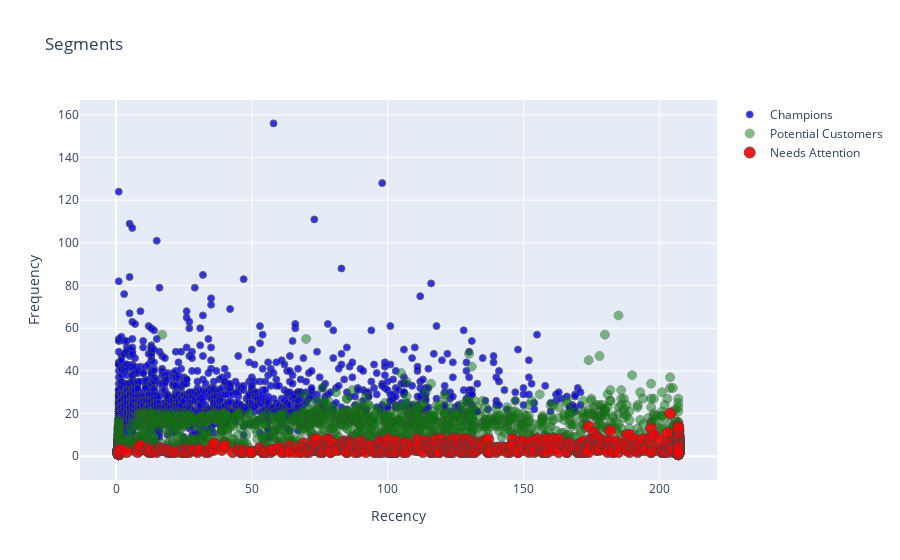
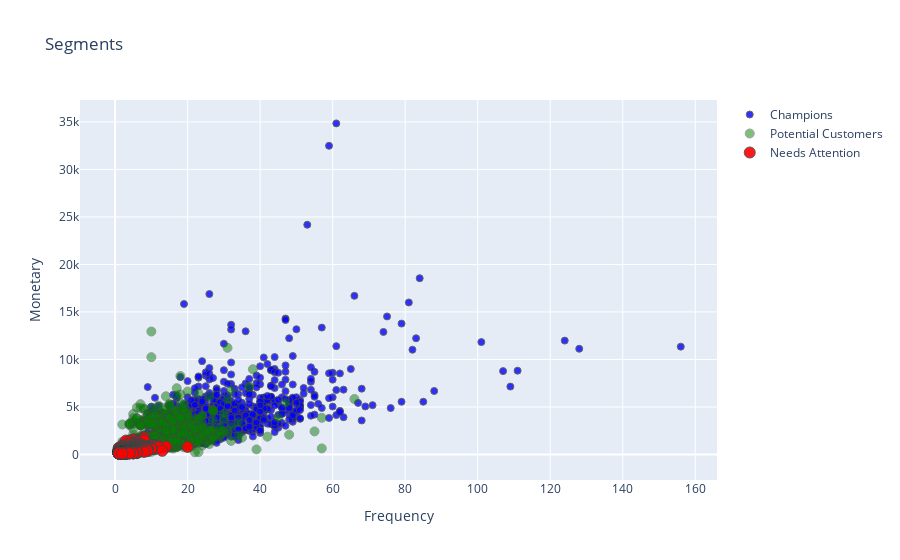
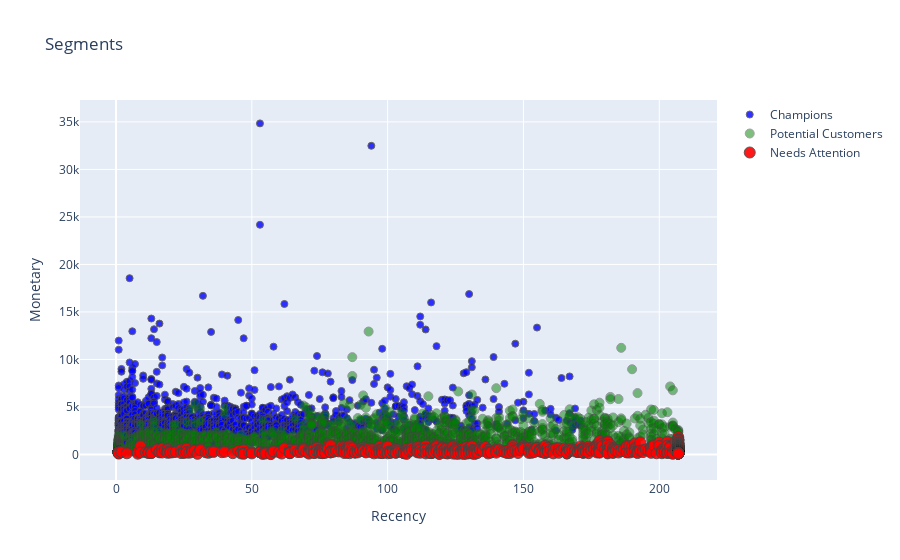

The notebook cell saved with these charts, in order:
### Markdown cell above
## Plotting the scatter plot to see the combined spread of categories

### Code cell
#Recency Vs Frequency

# Champions
plot1 = [
    gobj.Scatter(
        x=RFM.query("RFM_Loyalty_Level == 'Champions'")['Recency'],
        y=RFM.query("RFM_Loyalty_Level == 'Champions'")['Frequency'],
        mode='markers',
        name='Champions',
        marker= dict(size= 7,
            line= dict(width=1),
            color= 'blue',
            opacity= 0.8
           )
    ),
        gobj.Scatter(
        x=RFM.query("RFM_Loyalty_Level == 'Potential Customers'")['Recency'],
        y=RFM.query("RFM_Loyalty_Level == 'Potential Customers'")['Frequency'],
        mode='markers',
        name='Potential Customers',
        marker= dict(size= 9,
            line= dict(width=1),
            color= 'green',
            opacity= 0.5
           )
    ),
        gobj.Scatter(
        x=RFM.query("RFM_Loyalty_Level == 'Needs Attention'")['Recency'],
        y=RFM.query("RFM_Loyalty_Level == 'Needs Attention'")['Frequency'],
        mode='markers',
        name='Needs Attention',
        marker= dict(size= 11,
            line= dict(width=1),
            color= 'red',
            opacity= 0.9
           )
    ),
    
]

plot_layout = gobj.Layout(
        yaxis= {'title': "Frequency"},
        xaxis= {'title': "Recency"},
        title='Segments'
    )
fig = gobj.Figure(data=plot1, layout=plot_layout)
po.iplot(fig)

#Frequency Vs Monetary

plot2 = [
    gobj.Scatter(
        x=RFM.query("RFM_Loyalty_Level == 'Champions'")['Frequency'],
        y=RFM.query("RFM_Loyalty_Level == 'Champions'")['Monetary'],
        mode='markers',
        name='Champions',
        marker= dict(size= 7,
            line= dict(width=1),
            color= 'blue',
            opacity= 0.8
           )
    ),
        gobj.Scatter(
        x=RFM.query("RFM_Loyalty_Level == 'Potential Customers'")['Frequency'],
        y=RFM.query("RFM_Loyalty_Level == 'Potential Customers'")['Monetary'],
        mode='markers',
        name='Potential Customers',
        marker= dict(size= 9,
            line= dict(width=1),
            color= 'green',
            opacity= 0.5
           )
    ),
        gobj.Scatter(
        x=RFM.query("RFM_Loyalty_Level == 'Needs Attention'")['Frequency'],
        y=RFM.query("RFM_Loyalty_Level == 'Needs Attention'")['Monetary'],
        mode='markers',
        name='Needs Attention',
        marker= dict(size= 11,
            line= dict(width=1),
            color= 'red',
            opacity= 0.9
           )
    
    ),
]

plot_layout = gobj.Layout(
        yaxis= {'title': "Monetary"},
        xaxis= {'title': "Frequency"},
        title='Segments'
    )
fig = gobj.Figure(data=plot2, layout=plot_layout)
po.iplot(fig)

#Recency Vs Monetary


plot3 = [
    gobj.Scatter(
        x=RFM.query("RFM_Loyalty_Level == 'Champions'")['Recency'],
        y=RFM.query("RFM_Loyalty_Level == 'Champions'")['Monetary'],
        mode='markers',
        name='Champions',
        marker= dict(size= 7,
            line= dict(width=1),
            color= 'blue',
            opacity= 0.8
           )
    ),
        gobj.Scatter(
        x=RFM.query("RFM_Loyalty_Level == 'Potential Customers'")['Recency'],
        y=RFM.query("RFM_Loyalty_Level == 'Potential Customers'")['Monetary'],
        mode='markers',
        name='Potential Customers',
        marker= dict(size= 9,
            line= dict(width=1),
            color= 'green',
            opacity= 0.5
           )
    ),
        gobj.Scatter(
        x=RFM.query("RFM_Loyalty_Level == 'Needs Attention'")['Recency'],
        y=RFM.query("RFM_Loyalty_Level == 'Needs Attention'")['Monetary'],
        mode='markers',
        name='Needs Attention',
        marker= dict(size= 11,
            line= dict(width=1),
            color= 'red',
            opacity= 0.9
           )
    ),
   
]

plot_layout = gobj.Layout(
        yaxis= {'title': "Monetary"},
        xaxis= {'title': "Recency"},
        title='Segments'
    )
fig = gobj.Figure(data=plot3, layout=plot_layout)
po.iplot(fig)

### Figure 1 — Plotly figure (JSON) as saved in the notebook; plotly's stock layout.template omitted (floating-point values rounded to 4 significant figures; data arrays with more than 128 entries replaced by an {"elided": "..."} marker saying what was removed)
{"data": [{"marker": {"color": "blue", "line": {"width": 1}, "opacity": 0.8, "size": 7}, "mode": "markers", "name": "Champions", "type": "scatter", "x": {"elided": "1359 int values"}, "y": {"elided": "1359 int values"}}, {"marker": {"color": "green", "line": {"width": 1}, "opacity": 0.5, "size": 9}, "mode": "markers", "name": "Potential Customers", "type": "scatter", "x": {"elided": "1831 int values"}, "y": {"elided": "1831 int values"}}, {"marker": {"color": "red", "line": {"width": 1}, "opacity": 0.9, "size": 11}, "mode": "markers", "name": "Needs Attention", "type": "scatter", "x": {"elided": "1810 int values"}, "y": {"elided": "1810 int values"}}], "layout": {"title": {"text": "Segments"}, "xaxis": {"title": {"text": "Recency"}}, "yaxis": {"title": {"text": "Frequency"}}}}

### Figure 2 — Plotly figure (JSON) as saved in the notebook; plotly's stock layout.template omitted (floating-point values rounded to 4 significant figures; data arrays with more than 128 entries replaced by an {"elided": "..."} marker saying what was removed)
{"data": [{"marker": {"color": "blue", "line": {"width": 1}, "opacity": 0.8, "size": 7}, "mode": "markers", "name": "Champions", "type": "scatter", "x": {"elided": "1359 int values"}, "y": {"elided": "1359 float values"}}, {"marker": {"color": "green", "line": {"width": 1}, "opacity": 0.5, "size": 9}, "mode": "markers", "name": "Potential Customers", "type": "scatter", "x": {"elided": "1831 int values"}, "y": {"elided": "1831 float values"}}, {"marker": {"color": "red", "line": {"width": 1}, "opacity": 0.9, "size": 11}, "mode": "markers", "name": "Needs Attention", "type": "scatter", "x": {"elided": "1810 int values"}, "y": {"elided": "1810 float values"}}], "layout": {"title": {"text": "Segments"}, "xaxis": {"title": {"text": "Frequency"}}, "yaxis": {"title": {"text": "Monetary"}}}}

### Figure 3 — Plotly figure (JSON) as saved in the notebook; plotly's stock layout.template omitted (floating-point values rounded to 4 significant figures; data arrays with more than 128 entries replaced by an {"elided": "..."} marker saying what was removed)
{"data": [{"marker": {"color": "blue", "line": {"width": 1}, "opacity": 0.8, "size": 7}, "mode": "markers", "name": "Champions", "type": "scatter", "x": {"elided": "1359 int values"}, "y": {"elided": "1359 float values"}}, {"marker": {"color": "green", "line": {"width": 1}, "opacity": 0.5, "size": 9}, "mode": "markers", "name": "Potential Customers", "type": "scatter", "x": {"elided": "1831 int values"}, "y": {"elided": "1831 float values"}}, {"marker": {"color": "red", "line": {"width": 1}, "opacity": 0.9, "size": 11}, "mode": "markers", "name": "Needs Attention", "type": "scatter", "x": {"elided": "1810 int values"}, "y": {"elided": "1810 float values"}}], "layout": {"title": {"text": "Segments"}, "xaxis": {"title": {"text": "Recency"}}, "yaxis": {"title": {"text": "Monetary"}}}}
